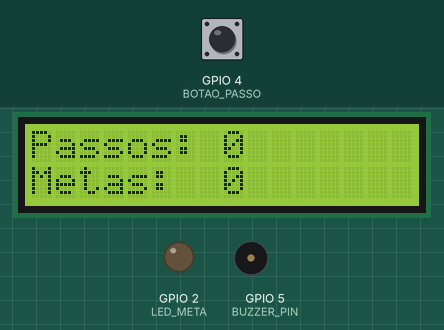
This sketch was run on a simulated ESP32. Parts: 16×2 character LCD, output pins drawn as LEDs (lit = HIGH), buzzer (waves = sounding, pin HIGH). The inputs (shaded band) are chosen by the test bench; at power-on: GPIO 4 (BOTAO_PASSO) HIGH. WiFi joins after 1.5 s; servers stay silent unless stated; no MQTT or app messages arrive unless stated; what the sketch prints to the serial monitor is not drawn.

Above: at 4.3 s.
4.4 s: GPIO 4 (BOTAO_PASSO) pulled LOW for 0.15 s
At 5.0 s:
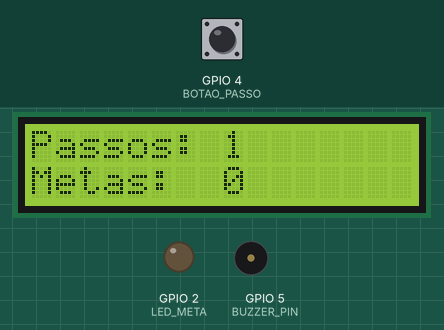
6.0 s: GPIO 4 (BOTAO_PASSO) pulled LOW for 1 s
At 7.5 s:
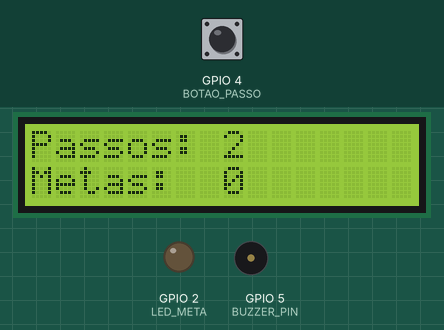
8.5 s: GPIO 4 (BOTAO_PASSO) pulled LOW for 0.15 s
At 9.4 s:
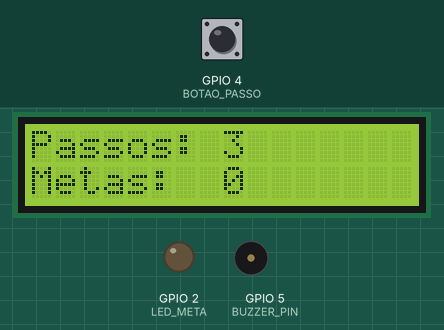
10.1 s: GPIO 4 (BOTAO_PASSO) pulled LOW for 1 s
At 10.6 s:
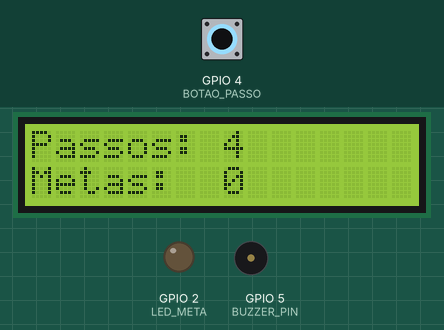
12.6 s: GPIO 4 (BOTAO_PASSO) pulled LOW for 3.2 s
At 13.2 s:
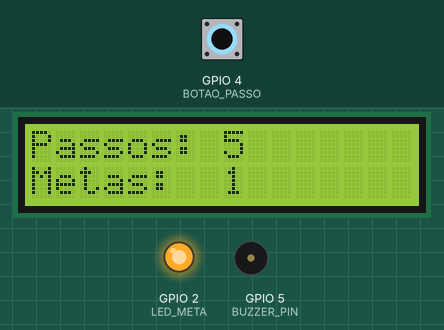
Timing chart, 0 to 15.6 s (numbered marks = the images above; inputs shaded):
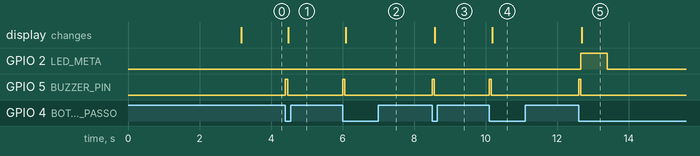

The sketch:

main.ino
```cpp
#include <Wire.h>
#include <LiquidCrystal_I2C.h>
#include <WiFi.h>
#include <PubSubClient.h>

//   LCD
LiquidCrystal_I2C lcd(0x27, 16, 2);

//   Pinos
#define BOTAO_PASSO  4
#define LED_META     2
#define BUZZER_PIN   5

//   Meta
#define PASSOS_META  5

//   Wi-Fi
const char* ssid     = "Wokwi-GUEST";
const char* password = "";

//   MQTT / FIWARE
const char* mqttBroker = "broker.hivemq.com";
const int   mqttPort   = 1883;
const char* mqttTopic  = "/TEF/smartwatch001/attrs";

WiFiClient   espClient;
PubSubClient mqttClient(espClient);

//   Histórico
struct Registro {
  int passos;
  int metas;
};

const int MAX_REGISTROS = 20;
Registro  historico[MAX_REGISTROS];
int       totalRegistros = 0;

//   Estado global
int           passosHoje      = 0;
int           metasBatidas    = 0;
bool          ultimoBotao     = HIGH;
unsigned long tempoAcendeuLed = 0;
bool          ledAceso        = false;


void conectarWiFi() {
  Serial.print("Conectando ao WiFi");
  WiFi.begin(ssid, password);
  while (WiFi.status() != WL_CONNECTED) {
    delay(500);
    Serial.print(".");
  }
  Serial.println("\nWiFi conectado!");
  Serial.print("IP: ");
  Serial.println(WiFi.localIP());
}

void conectarMQTT() {
  while (!mqttClient.connected()) {
    Serial.print("Conectando ao MQTT...");
    if (mqttClient.connect("smartwatch001-esp32")) {
      Serial.println(" conectado!");
    } else {
      Serial.print(" falhou. Codigo: ");
      Serial.println(mqttClient.state());
      delay(2000);
    }
  }
}

void publicarFIWARE() {
  if (!mqttClient.connected()) {
    conectarMQTT();
  }
  char payload[100];
  snprintf(payload, sizeof(payload), "s|%d|m|%d", passosHoje, metasBatidas);
  mqttClient.publish(mqttTopic, payload);
  Serial.print("MQTT publicado: ");
  Serial.println(payload);
}

void salvarHistorico() {
  if (totalRegistros < MAX_REGISTROS) {
    historico[totalRegistros].passos = passosHoje;
    historico[totalRegistros].metas  = metasBatidas;
    totalRegistros++;
  }
}

void bipePasso() {
  digitalWrite(BUZZER_PIN, HIGH);
  delay(60);
  digitalWrite(BUZZER_PIN, LOW);
}

void atualizarLCD() {
  lcd.clear();
  lcd.setCursor(0, 0);
  lcd.print("Passos: ");
  lcd.print(passosHoje);
  lcd.setCursor(0, 1);
  lcd.print("Metas:  ");
  lcd.print(metasBatidas);
}


void setup() {
  Serial.begin(115200);

  Wire.begin(21, 22);
  lcd.init();
  lcd.backlight();

  pinMode(BOTAO_PASSO, INPUT_PULLUP);
  pinMode(LED_META,    OUTPUT);
  pinMode(BUZZER_PIN,  OUTPUT);

  digitalWrite(LED_META,   LOW);
  digitalWrite(BUZZER_PIN, LOW);

  lcd.setCursor(0, 0);
  lcd.print("  SmartWatch!  ");
  lcd.setCursor(0, 1);
  lcd.print(" Iniciando...  ");

  conectarWiFi();
  mqttClient.setServer(mqttBroker, mqttPort);
  conectarMQTT();

  delay(1500);
  atualizarLCD();
}


void loop() {
  unsigned long agora = millis();

  if (!mqttClient.connected()) {
    conectarMQTT();
  }
  mqttClient.loop();

  bool btnAtual = digitalRead(BOTAO_PASSO);
  if (ultimoBotao == HIGH && btnAtual == LOW) {

    passosHoje++;
    bipePasso();
    salvarHistorico();

    Serial.print("Passo: ");
    Serial.println(passosHoje);

    if (passosHoje % PASSOS_META == 0) {
      metasBatidas++;
      digitalWrite(LED_META, HIGH);
      tempoAcendeuLed = agora;
      ledAceso = true;
      salvarHistorico();

      Serial.print("Meta batida! Total: ");
      Serial.println(metasBatidas);
    }

    atualizarLCD();
    publicarFIWARE();

    delay(50);
  }
  ultimoBotao = btnAtual;

  if (ledAceso && (agora - tempoAcendeuLed >= 800)) {
    digitalWrite(LED_META, LOW);
    ledAceso = false;
  }
}
```

Measured:
- after the input at 4.4 s, GPIO 5 (BUZZER_PIN): LOW → HIGH at once, → LOW 0.06 s later; the display: changes after 0.08 s (image 1)
- after the input at 6.0 s, GPIO 5 (BUZZER_PIN): LOW → HIGH at once, → LOW 0.06 s later; the display: changes after 0.08 s (image 2)
- after the input at 8.5 s, GPIO 5 (BUZZER_PIN): LOW → HIGH at once, → LOW 0.06 s later; the display: changes after 0.08 s (image 3)
- after the input at 10.1 s, GPIO 5 (BUZZER_PIN): LOW → HIGH at once, → LOW 0.06 s later; the display: changes after 0.08 s (image 4)
- after the input at 12.6 s, GPIO 2 (LED_META): LOW → HIGH after 0.06 s, → LOW 0.74 s later; GPIO 5 (BUZZER_PIN): LOW → HIGH at once, → LOW 0.06 s later; the display: changes after 0.08 s (image 5)
